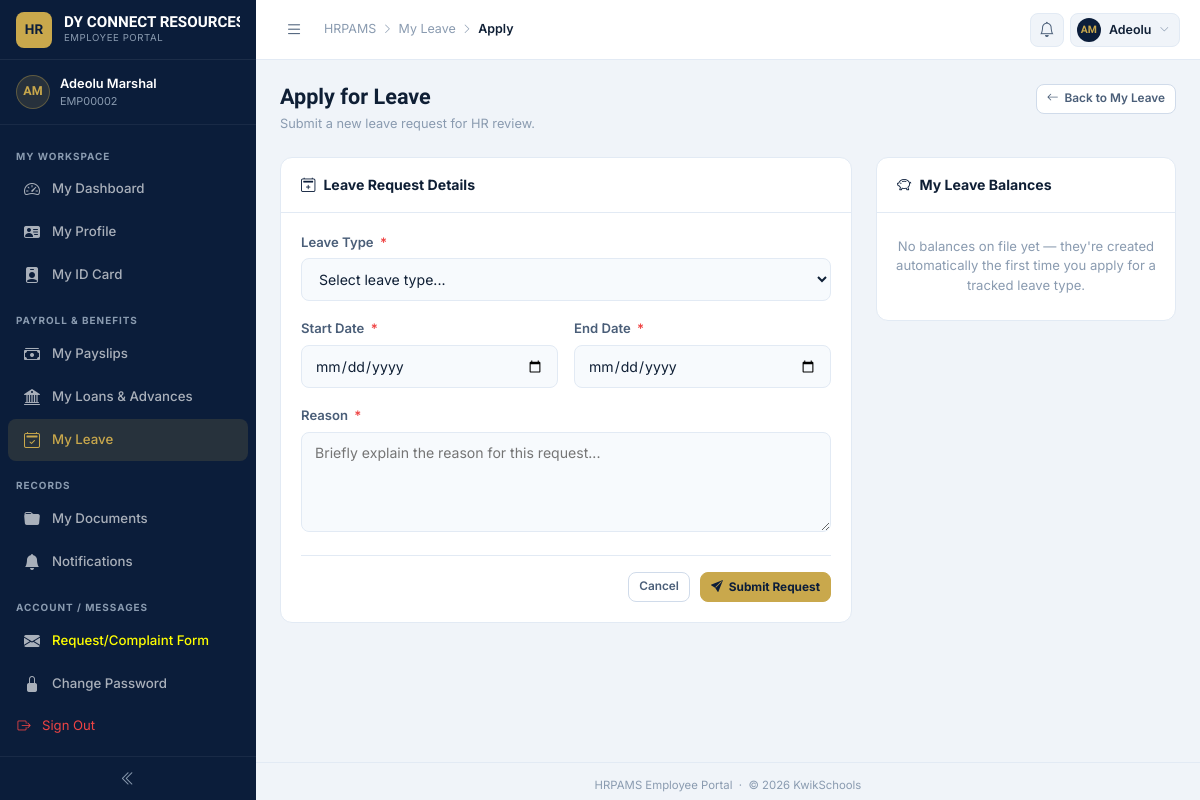
The page /leave/apply/ (signed in) on the database as committed earlier.
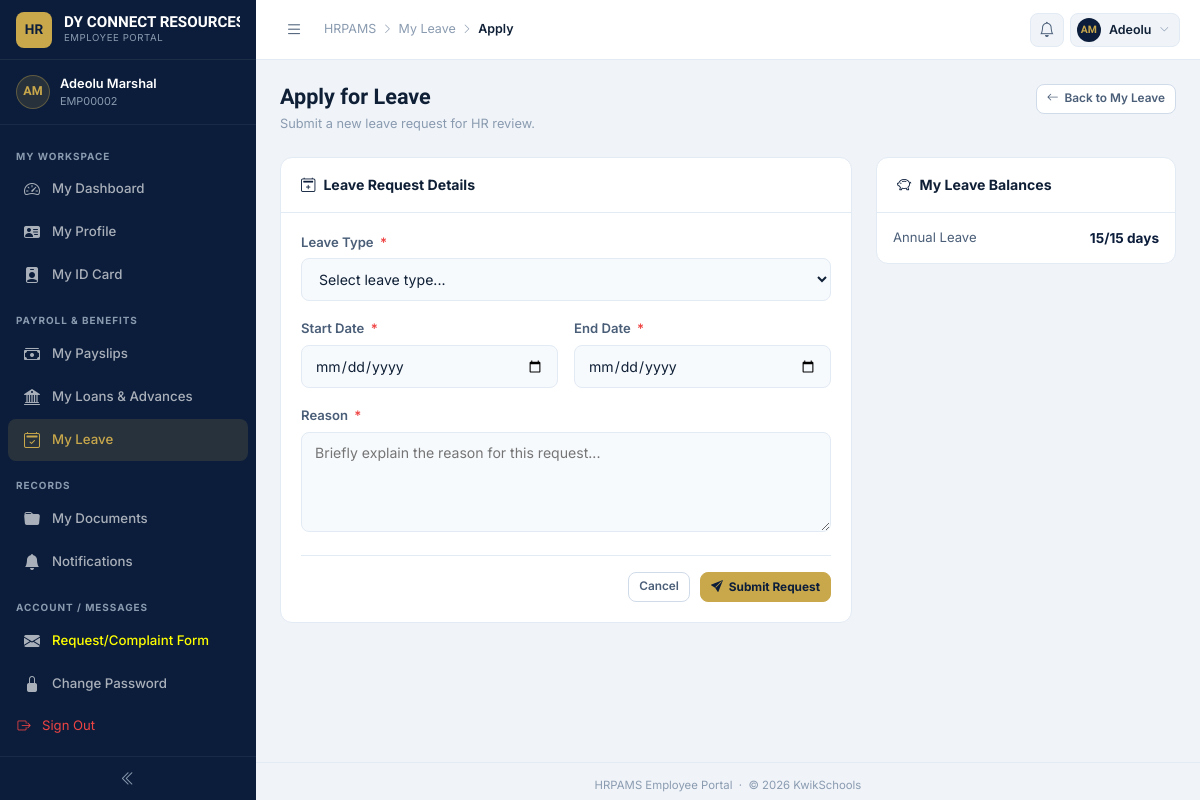
The same page on the database as committed later.
### leave/models.py (models this page shows, shortened)
class LeaveBalance(models.Model):
    staff = models.ForeignKey(Staff, on_delete=models.CASCADE, related_name="leave_balances")
    leave_type = models.ForeignKey(LeaveType, on_delete=models.PROTECT, related_name="balances")
    year = models.PositiveSmallIntegerField(default=timezone.now().year)
    entitled_days = models.PositiveSmallIntegerField(default=0)
    used_days = models.PositiveSmallIntegerField(default=0)
    created_at = models.DateTimeField(auto_now_add=True)
    updated_at = models.DateTimeField(auto_now=True)
    class Meta:
        unique_together = ("staff", "leave_type", "year")
        ordering = ["leave_type__name"]
        verbose_name = "Leave Balance"
        verbose_name_plural = "Leave Balances"
    @property
    def remaining_days(self) -> int:
        return max(self.entitled_days - self.used_days, 0)

class LeaveType(models.Model):
    name = models.CharField(max_length=60, unique=True)
    code = models.SlugField(max_length=20, unique=True, help_text="Short code, e.g. 'annual', 'sick'.")
    default_entitlement_days = models.PositiveSmallIntegerField(
        default=0,
        help_text="Days a staff member is entitled to per year for this leave type. "
                   "0 means untracked/unlimited (e.g. Compassionate Leave).",
    )
    requires_note = models.BooleanField(
        default=False,
        help_text="e.g. a medical note for Sick Leave — enforced at the UI level, not the DB level.",
    )
    is_active = models.BooleanField(default=True)
    created_at = models.DateTimeField(auto_now_add=True)
    updated_at = models.DateTimeField(auto_now=True)
    class Meta:
        ordering = ["name"]
        verbose_name = "Leave Type"
    def __str__(self) -> str:
        return self.name

### leave/views.py (the view, shortened to what this page needs)
# urls.py: path("apply/", LeaveRequestCreateView.as_view(), name="apply-leave"),
class LeaveRequestCreateView(OwnLeaveRequestMixin, CreateView):
    model = LeaveRequest
    form_class = LeaveRequestForm
    template_name = "leave/request_form.html"
    def get_context_data(self, **kwargs):
        ctx = super().get_context_data(**kwargs)
        ctx["page_title"] = "Apply for Leave"
        ctx["breadcrumb"] = "Apply for Leave"
        ctx["balances"] = LeaveBalance.objects.filter(
            staff=self.request.user.staff_profile
        ).select_related("leave_type")
        return ctx

### leave/forms.py (shortened to what this page needs)
class LeaveRequestForm(forms.ModelForm):
    leave_type = forms.ModelChoiceField(
        queryset=LeaveType.objects.filter(is_active=True),
        empty_label="Select leave type...",
    )
    class Meta:
        model = LeaveRequest
        fields = ["leave_type", "start_date", "end_date", "reason"]
        widgets = {
            "start_date": forms.DateInput(attrs={"type": "date"}),
            "end_date": forms.DateInput(attrs={"type": "date"}),
            "reason": forms.Textarea(attrs={"rows": 4, "placeholder": "Briefly explain the reason for this request..."}),
        }

### dashboard/context_processors.py (called while the page is built)
def corporate_identity(request):
    try:
        identity = CorporateIdentity.get_default()
    except Exception as exc:
        logger.warning(
            "Unable to load Corporate Identity: %s",
            exc,
        )
        identity = None
    return {
        "corporate_info": identity,
    }

### dashboard/models.py (called while the page is built)
    @classmethod
    def get_default(cls) -> "CorporateIdentity | None":
        return (
            cls.objects.filter(is_default=True).first()
            or cls.objects.first()
        )

### leave/templates/leave/request_form.html (shortened to what this page needs)
{% extends "dashboard/base_employee.html" %}
{% load static %}
{% block breadcrumb %}
  <a href="{% url 'leave:my_requests' %}" style="color:inherit">My Leave</a>
  <i class="bi bi-chevron-right"></i>
  <span class="bc-current">Apply</span>
{% endblock %}
{% block page_header %}
<div class="page-header section-mb">
  <div>
    <div class="page-title">Apply for Leave</div>
    <div class="page-subtitle">Submit a new leave request for HR review.</div>
  </div>
  <div class="page-header-actions">
    <a href="{% url 'leave:my_requests' %}" class="btn btn-outline btn-sm">
      <i class="bi bi-arrow-left"></i> Back to My Leave
    </a>
  </div>
</div>
{% endblock %}
{% block page_content %}
<div class="leave-grid">
  <div class="card">
    <div class="card-header"><div class="card-title"><i class="bi bi-calendar2-plus"></i> Leave Request Details</div></div>
    <div class="card-body">
      <form method="post" novalidate>
        <div class="field-group">
          <label for="{{ form.leave_type.id_for_label }}">Leave Type <span class="required">*</span></label>
          {{ form.leave_type }}
        </div>
        <div class="field-row">
          <div class="field-group">
            <label for="{{ form.start_date.id_for_label }}">Start Date <span class="required">*</span></label>
            {{ form.start_date }}
          </div>
          <div class="field-group">
            <label for="{{ form.end_date.id_for_label }}">End Date <span class="required">*</span></label>
            {{ form.end_date }}
          </div>
        </div>
        <div class="field-group">
          <label for="{{ form.reason.id_for_label }}">Reason <span class="required">*</span></label>
          {{ form.reason }}
        </div>
        <div style="display:flex; justify-content:flex-end; gap:10px; margin-top:8px; padding-top:16px; border-top:1px solid var(--border)">
          <a href="{% url 'leave:my_requests' %}" class="btn btn-outline btn-sm">Cancel</a>
          <button type="submit" class="btn btn-gold btn-sm">
            <i class="bi bi-send-fill"></i> Submit Request
          </button>
        </div>
      </form>
    </div>
  </div>
  <div class="card">
    <div class="card-header"><div class="card-title"><i class="bi bi-piggy-bank"></i> My Leave Balances</div></div>
    <div style="padding:4px 0">
      {% for b in balances %}
      <div class="balance-item">
        <span class="bl-type">{{ b.leave_type.name }}</span>
        <span class="bl-days">{{ b.remaining_days }}/{{ b.entitled_days }} days</span>
      </div>
      {% empty %}
      <div style="padding:20px 16px;text-align:center;font-size:.82rem;color:var(--text-muted)">
        No balances on file yet — they're created automatically the first time you apply for a tracked leave type.
      </div>
      {% endfor %}
    </div>
  </div>
</div>
{% endblock %}

Rows that differ between the two databases and show on the page:
added LeaveBalance: leave_type.name "Annual Leave", remaining_days "15", entitled_days "15"
Other text that changed with them:
text no longer shown: "No balances on file yet — they're created automatically the first time you apply for a tracked leave type."
